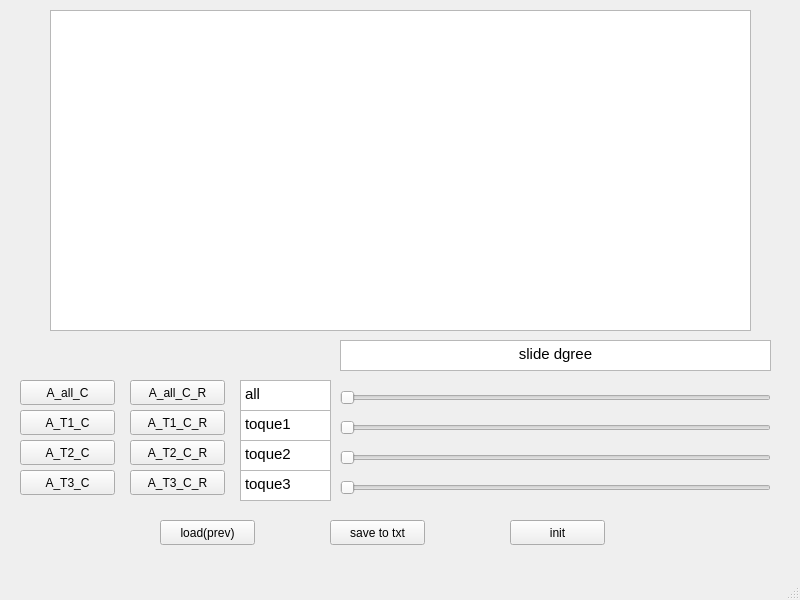
<?xml version="1.0" encoding="UTF-8"?>
<ui version="4.0">
 <class>MainWindow</class>
 <widget class="QMainWindow" name="MainWindow">
  <property name="geometry">
   <rect>
    <x>0</x>
    <y>0</y>
    <width>800</width>
    <height>600</height>
   </rect>
  </property>
  <property name="windowTitle">
   <string>MainWindow</string>
  </property>
  <widget class="QWidget" name="centralwidget">
   <widget class="QSlider" name="all_toque_slide">
    <property name="geometry">
     <rect>
      <x>340</x>
      <y>390</y>
      <width>431</width>
      <height>16</height>
     </rect>
    </property>
    <property name="orientation">
     <enum>Qt::Orientation::Horizontal</enum>
    </property>
   </widget>
   <widget class="QSlider" name="toque1_slide">
    <property name="geometry">
     <rect>
      <x>340</x>
      <y>420</y>
      <width>431</width>
      <height>16</height>
     </rect>
    </property>
    <property name="orientation">
     <enum>Qt::Orientation::Horizontal</enum>
    </property>
   </widget>
   <widget class="QSlider" name="toque2_slide">
    <property name="geometry">
     <rect>
      <x>340</x>
      <y>450</y>
      <width>431</width>
      <height>16</height>
     </rect>
    </property>
    <property name="orientation">
     <enum>Qt::Orientation::Horizontal</enum>
    </property>
   </widget>
   <widget class="QPushButton" name="save_to_txt">
    <property name="geometry">
     <rect>
      <x>330</x>
      <y>520</y>
      <width>95</width>
      <height>25</height>
     </rect>
    </property>
    <property name="text">
     <string>save to txt</string>
    </property>
   </widget>
   <widget class="QPushButton" name="load_prev">
    <property name="geometry">
     <rect>
      <x>160</x>
      <y>520</y>
      <width>95</width>
      <height>25</height>
     </rect>
    </property>
    <property name="text">
     <string>load(prev)</string>
    </property>
   </widget>
   <widget class="QTextEdit" name="textEdit">
    <property name="geometry">
     <rect>
      <x>240</x>
      <y>380</y>
      <width>91</width>
      <height>31</height>
     </rect>
    </property>
    <property name="html">
     <string>&lt;!DOCTYPE HTML PUBLIC &quot;-//W3C//DTD HTML 4.0//EN&quot; &quot;http://www.w3.org/TR/REC-html40/strict.dtd&quot;&gt;
&lt;html&gt;&lt;head&gt;&lt;meta name=&quot;qrichtext&quot; content=&quot;1&quot; /&gt;&lt;meta charset=&quot;utf-8&quot; /&gt;&lt;style type=&quot;text/css&quot;&gt;
p, li { white-space: pre-wrap; }
hr { height: 1px; border-width: 0; }
li.unchecked::marker { content: &quot;\2610&quot;; }
li.checked::marker { content: &quot;\2612&quot;; }
&lt;/style&gt;&lt;/head&gt;&lt;body style=&quot; font-family:'Ubuntu'; font-size:11pt; font-weight:400; font-style:normal;&quot;&gt;
&lt;p style=&quot; margin-top:0px; margin-bottom:0px; margin-left:0px; margin-right:0px; -qt-block-indent:0; text-indent:0px;&quot;&gt;all&lt;/p&gt;&lt;/body&gt;&lt;/html&gt;</string>
    </property>
   </widget>
   <widget class="QTextEdit" name="textEdit_2">
    <property name="geometry">
     <rect>
      <x>240</x>
      <y>410</y>
      <width>91</width>
      <height>31</height>
     </rect>
    </property>
    <property name="html">
     <string>&lt;!DOCTYPE HTML PUBLIC &quot;-//W3C//DTD HTML 4.0//EN&quot; &quot;http://www.w3.org/TR/REC-html40/strict.dtd&quot;&gt;
&lt;html&gt;&lt;head&gt;&lt;meta name=&quot;qrichtext&quot; content=&quot;1&quot; /&gt;&lt;meta charset=&quot;utf-8&quot; /&gt;&lt;style type=&quot;text/css&quot;&gt;
p, li { white-space: pre-wrap; }
hr { height: 1px; border-width: 0; }
li.unchecked::marker { content: &quot;\2610&quot;; }
li.checked::marker { content: &quot;\2612&quot;; }
&lt;/style&gt;&lt;/head&gt;&lt;body style=&quot; font-family:'Ubuntu'; font-size:11pt; font-weight:400; font-style:normal;&quot;&gt;
&lt;p style=&quot; margin-top:0px; margin-bottom:0px; margin-left:0px; margin-right:0px; -qt-block-indent:0; text-indent:0px;&quot;&gt;toque1&lt;/p&gt;&lt;/body&gt;&lt;/html&gt;</string>
    </property>
   </widget>
   <widget class="QTextEdit" name="textEdit_3">
    <property name="geometry">
     <rect>
      <x>240</x>
      <y>440</y>
      <width>91</width>
      <height>31</height>
     </rect>
    </property>
    <property name="html">
     <string>&lt;!DOCTYPE HTML PUBLIC &quot;-//W3C//DTD HTML 4.0//EN&quot; &quot;http://www.w3.org/TR/REC-html40/strict.dtd&quot;&gt;
&lt;html&gt;&lt;head&gt;&lt;meta name=&quot;qrichtext&quot; content=&quot;1&quot; /&gt;&lt;meta charset=&quot;utf-8&quot; /&gt;&lt;style type=&quot;text/css&quot;&gt;
p, li { white-space: pre-wrap; }
hr { height: 1px; border-width: 0; }
li.unchecked::marker { content: &quot;\2610&quot;; }
li.checked::marker { content: &quot;\2612&quot;; }
&lt;/style&gt;&lt;/head&gt;&lt;body style=&quot; font-family:'Ubuntu'; font-size:11pt; font-weight:400; font-style:normal;&quot;&gt;
&lt;p style=&quot; margin-top:0px; margin-bottom:0px; margin-left:0px; margin-right:0px; -qt-block-indent:0; text-indent:0px;&quot;&gt;toque2&lt;/p&gt;&lt;/body&gt;&lt;/html&gt;</string>
    </property>
   </widget>
   <widget class="QPushButton" name="A_T1_C">
    <property name="geometry">
     <rect>
      <x>20</x>
      <y>410</y>
      <width>95</width>
      <height>25</height>
     </rect>
    </property>
    <property name="text">
     <string>A_T1_C</string>
    </property>
   </widget>
   <widget class="QSlider" name="toque3_slide">
    <property name="geometry">
     <rect>
      <x>340</x>
      <y>480</y>
      <width>431</width>
      <height>16</height>
     </rect>
    </property>
    <property name="orientation">
     <enum>Qt::Orientation::Horizontal</enum>
    </property>
   </widget>
   <widget class="QTextEdit" name="textEdit_4">
    <property name="geometry">
     <rect>
      <x>240</x>
      <y>470</y>
      <width>91</width>
      <height>31</height>
     </rect>
    </property>
    <property name="html">
     <string>&lt;!DOCTYPE HTML PUBLIC &quot;-//W3C//DTD HTML 4.0//EN&quot; &quot;http://www.w3.org/TR/REC-html40/strict.dtd&quot;&gt;
&lt;html&gt;&lt;head&gt;&lt;meta name=&quot;qrichtext&quot; content=&quot;1&quot; /&gt;&lt;meta charset=&quot;utf-8&quot; /&gt;&lt;style type=&quot;text/css&quot;&gt;
p, li { white-space: pre-wrap; }
hr { height: 1px; border-width: 0; }
li.unchecked::marker { content: &quot;\2610&quot;; }
li.checked::marker { content: &quot;\2612&quot;; }
&lt;/style&gt;&lt;/head&gt;&lt;body style=&quot; font-family:'Ubuntu'; font-size:11pt; font-weight:400; font-style:normal;&quot;&gt;
&lt;p style=&quot; margin-top:0px; margin-bottom:0px; margin-left:0px; margin-right:0px; -qt-block-indent:0; text-indent:0px;&quot;&gt;toque3&lt;/p&gt;&lt;/body&gt;&lt;/html&gt;</string>
    </property>
   </widget>
   <widget class="QPushButton" name="A_T1_C_R">
    <property name="geometry">
     <rect>
      <x>130</x>
      <y>410</y>
      <width>95</width>
      <height>25</height>
     </rect>
    </property>
    <property name="text">
     <string>A_T1_C_R</string>
    </property>
   </widget>
   <widget class="QPushButton" name="A_T2_C">
    <property name="geometry">
     <rect>
      <x>20</x>
      <y>440</y>
      <width>95</width>
      <height>25</height>
     </rect>
    </property>
    <property name="text">
     <string>A_T2_C</string>
    </property>
   </widget>
   <widget class="QPushButton" name="A_T2_C_R">
    <property name="geometry">
     <rect>
      <x>130</x>
      <y>440</y>
      <width>95</width>
      <height>25</height>
     </rect>
    </property>
    <property name="text">
     <string>A_T2_C_R</string>
    </property>
   </widget>
   <widget class="QPushButton" name="A_T3_C">
    <property name="geometry">
     <rect>
      <x>20</x>
      <y>470</y>
      <width>95</width>
      <height>25</height>
     </rect>
    </property>
    <property name="text">
     <string>A_T3_C</string>
    </property>
   </widget>
   <widget class="QPushButton" name="A_T3_C_R">
    <property name="geometry">
     <rect>
      <x>130</x>
      <y>470</y>
      <width>95</width>
      <height>25</height>
     </rect>
    </property>
    <property name="text">
     <string>A_T3_C_R</string>
    </property>
   </widget>
   <widget class="QPushButton" name="A_all_C">
    <property name="geometry">
     <rect>
      <x>20</x>
      <y>380</y>
      <width>95</width>
      <height>25</height>
     </rect>
    </property>
    <property name="text">
     <string>A_all_C</string>
    </property>
   </widget>
   <widget class="QPushButton" name="A_all_C_R">
    <property name="geometry">
     <rect>
      <x>130</x>
      <y>380</y>
      <width>95</width>
      <height>25</height>
     </rect>
    </property>
    <property name="text">
     <string>A_all_C_R</string>
    </property>
   </widget>
   <widget class="QTextEdit" name="textEdit_5">
    <property name="geometry">
     <rect>
      <x>340</x>
      <y>340</y>
      <width>431</width>
      <height>31</height>
     </rect>
    </property>
    <property name="html">
     <string>&lt;!DOCTYPE HTML PUBLIC &quot;-//W3C//DTD HTML 4.0//EN&quot; &quot;http://www.w3.org/TR/REC-html40/strict.dtd&quot;&gt;
&lt;html&gt;&lt;head&gt;&lt;meta name=&quot;qrichtext&quot; content=&quot;1&quot; /&gt;&lt;meta charset=&quot;utf-8&quot; /&gt;&lt;style type=&quot;text/css&quot;&gt;
p, li { white-space: pre-wrap; }
hr { height: 1px; border-width: 0; }
li.unchecked::marker { content: &quot;\2610&quot;; }
li.checked::marker { content: &quot;\2612&quot;; }
&lt;/style&gt;&lt;/head&gt;&lt;body style=&quot; font-family:'Ubuntu'; font-size:11pt; font-weight:400; font-style:normal;&quot;&gt;
&lt;p align=&quot;center&quot; style=&quot; margin-top:0px; margin-bottom:0px; margin-left:0px; margin-right:0px; -qt-block-indent:0; text-indent:0px;&quot;&gt;slide dgree&lt;/p&gt;&lt;/body&gt;&lt;/html&gt;</string>
    </property>
   </widget>
   <widget class="QPushButton" name="init">
    <property name="geometry">
     <rect>
      <x>510</x>
      <y>520</y>
      <width>95</width>
      <height>25</height>
     </rect>
    </property>
    <property name="text">
     <string>init</string>
    </property>
   </widget>
   <widget class="QGraphicsView" name="graphicsView">
    <property name="geometry">
     <rect>
      <x>50</x>
      <y>10</y>
      <width>701</width>
      <height>321</height>
     </rect>
    </property>
   </widget>
  </widget>
  <widget class="QMenuBar" name="menubar">
   <property name="geometry">
    <rect>
     <x>0</x>
     <y>0</y>
     <width>800</width>
     <height>22</height>
    </rect>
   </property>
  </widget>
  <widget class="QStatusBar" name="statusbar"/>
 </widget>
 <resources/>
 <connections/>
</ui>
